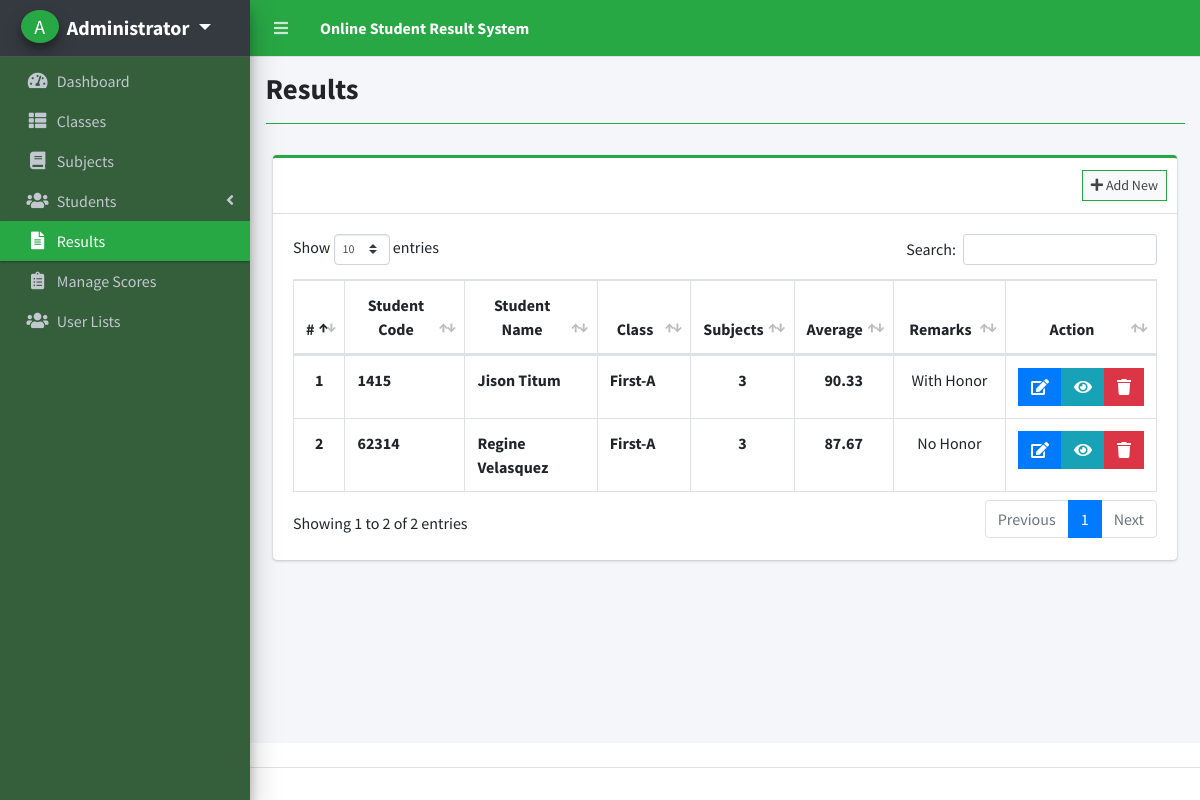
Screenshot of /index.php?page=results (signed in) with the database file from the repository.
### tables this page shows
CREATE TABLE `results` (
  `id` int(30) NOT NULL,
  `student_id` int(30) NOT NULL,
  `marks_percentage` varchar(5) NOT NULL,
  `class_id` int(30) NOT NULL,
  `date_created` datetime NOT NULL DEFAULT current_timestamp()
);

CREATE TABLE `students` (
  `id` int(30) NOT NULL,
  `student_code` varchar(50) NOT NULL,
  `course` varchar(50) NOT NULL,
  `firstname` varchar(200) NOT NULL,
  `middlename` varchar(200) NOT NULL,
  `lastname` varchar(200) NOT NULL,
  `gender` varchar(50) NOT NULL,
  `address` text NOT NULL,
  `class_id` int(30) NOT NULL,
  `date_created` datetime NOT NULL DEFAULT current_timestamp()
);

### results.php (the view, shortened to what this page needs)
<?php include'db_connect.php' ?>
<div class="col-lg-12">
	<div class="card card-outline card-success">
		<?php	if(!isset($_SESSION['rs_id'])): ?>
		<div class="card-header">
			<div class="card-tools">
				<a class="btn btn-block btn-sm btn-default btn-flat border-success" href="./index.php?page=new_result"><i class="fa fa-plus"></i> Add New</a>
			</div>
		</div>
	<?php endif; ?>
		<div class="card-body">
			<table class="table tabe-hover table-bordered" id="list">
				<colgroup>
					<col width="5%">
					<col width="20%">
					<col width="25%">
					<col width="15%">
					<col width="10%">
					<col width="8%">
					<col width="15%">
				</colgroup>
				<thead>
					<tr>
						<th class="text-center">#</th>
						<th class="text-center">Student Code</th>
						<th class="text-center">Student Name</th>
						<th class="text-center">Class</th>
						<th class="text-center">Subjects</th>
						<th class="text-center">Average</th>
						<th class="text-center">Remarks</th>
						<th class="text-center">Action</th>
					</tr>
				</thead>
				<tbody>
					<?php
					$i = 1;
					$where = "";
					$qry = $conn->query("SELECT r.*,concat(s.firstname,' ',s.middlename,' ',s.lastname) as name,s.student_code,concat(c.level,'-',c.section) as class FROM results r inner join classes c on c.id = r.class_id inner join students s on s.id = r.student_id $where order by unix_timestamp(r.date_created) desc ");
					while($row= $qry->fetch_assoc()):
						$subjects = $conn->query("SELECT * FROM result_items where result_id =".$row['id'])->num_rows;
					?>
					<tr>
						<th class="text-center"><?php echo $i++ ?></th>
						<td><b><?php echo $row['student_code'] ?></b></td>
						<td><b><?php echo ucwords($row['name']) ?></b></td>
						<td><b><?php echo ucwords($row['class']) ?></b></td>
						<td class="text-center"><b><?php echo $subjects ?></b></td>
						<td class="text-center"><b><?php echo $row['marks_percentage'] ?></b></td>
						<td class="text-center">
							<?php
							if ($row['marks_percentage'] >= 98) {
								echo "With Highest Honor";
							} elseif ($row['marks_percentage'] >= 95) {
								echo "With High Honor";
							} elseif ($row['marks_percentage'] >= 90) {
								echo "With Honor";
							} elseif ($row['marks_percentage'] < 75) {
								echo "Failed";
							} else {
								echo "No Honor";
							}
							?>
						</td>
						<td class="text-center">
							<?php if(isset($_SESSION['login_id'])): ?>
		                    <div class="btn-group">
		                        <a href="./index.php?page=edit_result&id=<?php echo $row['id'] ?>" class="btn btn-primary btn-flat">
		                          <i class="fas fa-edit"></i>
		                        </a>
		                         <button data-id="<?php echo $row['id'] ?>" type="button" class="btn btn-info btn-flat view_result">
		                          <i class="fas fa-eye"></i>
		                        </button>
		                        <button type="button" class="btn btn-danger btn-flat delete_result" data-id="<?php echo $row['id'] ?>">
		                          <i class="fas fa-trash"></i>
		                        </button>
	                      </div>
	                      <?php endif; ?>
						</td>
					</tr>
				<?php endwhile; ?>
				</tbody>
			</table>
		</div>
	</div>
</div>

### rows the page displays
results: student.student_code "1415", name "Jison Titum", class "First-A", subjects "3", marks_percentage "90.33", shows "With Honor"
results: student.student_code "62314", name "Regine Velasquez", class "First-A", subjects "3", marks_percentage "87.67", shows "No Honor"

### other values shown
$_SESSION['system']['name'] "Online Student Result System"
$_SESSION['login_firstname'].' '.$_SESSION['login_lastname'] "Administrator"
$title "Results"
